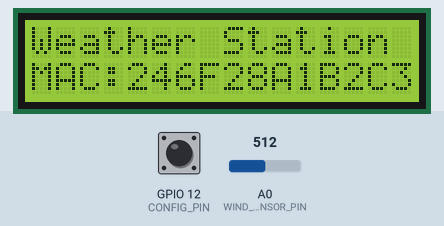
Recording of a sketch running on a simulated ESP8266 (NodeMCU). Shown: 16×2 character LCD. The inputs (shaded band) are chosen by the test bench; at power-on: A0 (WIND_SENSOR_PIN) = 512, GPIO 12 (CONFIG_PIN) HIGH. WiFi joins after 1.5 s; servers stay silent unless stated; uploads are accepted with an empty reply; what the sketch prints to the serial monitor is not drawn.

Above: at 2.2 s.
At 11.6 s:
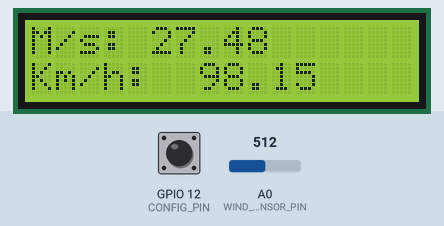
11.7 s: A0 (WIND_SENSOR_PIN) set to 716
14.7 s: A0 (WIND_SENSOR_PIN) set to 900
At 18.4 s:
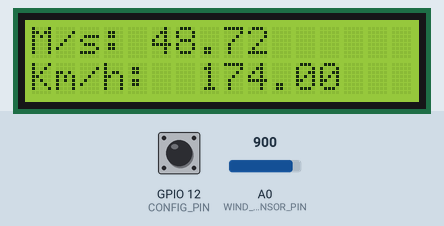
Timing chart, 0 to 19.9 s (numbered marks = the images above; inputs shaded):
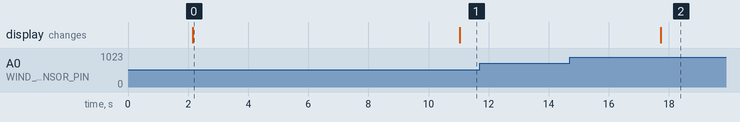

The sketch:

anemometer.ino
```cpp
// Código para anemómetro HWFS-1

#include <ESP8266WiFi.h>        // libreria para el wifi
#include <ESP8266HTTPClient.h>  // libreria httpclient
#include <WiFiClientSecure.h>  // Esto para el permitir https
// Esto es para el el LCD 16x2
#include <Wire.h>
#include <LiquidCrystal_I2C.h>
// Dirección I2C común: 0x27 o 0x3F
// LiquidCrystal_I2C lcd(0x27, 16, 2);  // PARA DIRECCION 0x27
LiquidCrystal_I2C lcd(0x3F, 16, 2);     // PARA DIRECCION 0x3F

#define CONFIG_PIN 12  // GPIO12 osea D6 mostrado en la placa OJO  // Pin que selecciona URL

// Único pin analógico del ESP8266
#define WIND_SENSOR_PIN A0

// Declara apiBaseUrl como puntero a char normal, no const
const char* apiBaseUrl;

// Evitamos la posibilidad de que suba a 4V, máx 3.3v en A0
const float DIVIDER_FACTOR = 0.825;

// Contador de tiempo para la llamada API
int contadorAPI = 0;

// Variable a usar para el cambio de estado del pin 12 (GPIO12 osea D6)
// y poder conectar o desconectar el pin y el cambio se haga al vuelo
static bool lastState = HIGH;

String deviceId; // define variable para poder identificar dispositivo en backend

// Offset medido con el sensor quieto y conectado al ESP
// (al estar quieto sin moverse hay veces que se muestra un valor residual)
const float OFFSET_VOLTAGE = 0.039;

void setup() {
  Serial.begin(9600);
    // Para seleccionar apiBaseUrl según D5 si está conectado a masa o no
  pinMode(CONFIG_PIN, INPUT_PULLUP);
  // Guarda el estado ACTUAL del pin como estado inicial
  lastState = digitalRead(CONFIG_PIN);

  if(digitalRead(CONFIG_PIN) == LOW){
      apiBaseUrl = "http://192.168.0.20:5000/api/v1/"; // LOCAL
  } else {
      apiBaseUrl = "https://weatherstation-hyck.onrender.com/api/v1/"; // REMOTO
  }

  Serial.print("API URL seleccionada: ");
  Serial.println(apiBaseUrl);

  // Para el LCD
  lcd.init();
  lcd.backlight();
  lcd.clear();
  lcd.setCursor(0, 0); // Columna 0, línea 0
  lcd.print("Weather Station");
  lcd.setCursor(0, 1); // Columna 0, línea 1
  lcd.print("Booting ...");

  WiFi.begin("vodafone3CAA", "NZWR3LH9ACXPR4"); // poner nombre wifi y contraseña

  while (WiFi.status() != WL_CONNECTED) {
    delay(1000);
    Serial.println("Conectando a la red WiFi...");
  }

  Serial.println("Conexión WiFi establecida");

  Serial.print("IP del ESP8266: "); // DATO INFORMATIVO SIN MAS
  Serial.println(WiFi.localIP());

  lcd.setCursor(0, 1);            // Columna 0, línea 1
  deviceId = WiFi.macAddress();   // "84:F3:EB:AB:12:34" (por ejemplo)
  deviceId.replace(":", "");      // eliminar los dos puntos ya que si no la MAC no entra en una línea
  lcd.print("MAC:" + deviceId);
  Serial.println("MAC: " + deviceId);


  delay(3000);
}

void loop() {
  checkConfigPin(); // Comprobar si se ha conectado el D6 para cambiar de local a https

  // -------- PROMEDIO EN LAS LECTURAS ----------
  int analogValue = 0;
  for (int i = 0; i < 10; i++) {
    analogValue += analogRead(WIND_SENSOR_PIN);
    delay(2);
  }
  analogValue /= 10;

  // -------- VOLTAJE ----------
  float voltage = analogValue * 3.3 / 1023.0;
  voltage = voltage / DIVIDER_FACTOR;

  // -------- RESTAR OFFSET ----------
  voltage -= OFFSET_VOLTAGE;
  if (voltage < 0.0) voltage = 0.0;

  // -------- VELOCIDAD ----------
  float windSpeedMS = voltage * 14.0;
  float windSpeedKMH = voltage * 50.0;

  // -------- ELIMINAR VELOCIDAD RESIDUAL (A VECES MUESTRA 0.01KM/H) POR ----------
  //      redondeos internos del float
  //      multiplicación por 50.0
  //      ruido mínimo de ±1 en la lectura ADC
  if (windSpeedMS < 0.02) windSpeedMS = 0.0;
  if (windSpeedKMH < 0.05) windSpeedKMH = 0.0;

  // -------- SALIDA ----------
  Serial.print("Voltaje ajustado: ");
  Serial.print(voltage, 3);
  Serial.print(" V | Velocidad viento: ");
  Serial.print(windSpeedMS, 2);
  Serial.print(" m/s | ");
  Serial.print(windSpeedKMH, 2);
  Serial.println(" km/h");

    if (contadorAPI >= 5000) {

        // float temperature_data = windSpeedMS;
        // float humidity_data = windSpeedKMH;
        Serial.print("m/s: ");
        Serial.println(windSpeedMS);
        Serial.print("Km/h: ");
        Serial.println(windSpeedKMH);
        // Salida a LCD
        lcd.clear();
        lcd.setCursor(0, 0);  // Columna 0, línea 0
        lcd.print("M/s: ");
        lcd.print(windSpeedMS);
        lcd.setCursor(0, 1);  // Columna 0. Línea 1
        lcd.print("Km/h:  ");
        lcd.print(windSpeedKMH);

        if (isnan(windSpeedMS) || isnan(windSpeedKMH)) {
            Serial.println("Error sensor Anemómetro");
            // Salida a LCD
            lcd.clear();
            lcd.setCursor(0, 0);
            lcd.print("Error :_(");

            delay(2000);
            return;
        }

        sendDataToApi(windSpeedMS, windSpeedKMH);
        contadorAPI = 0;
    } else {
        contadorAPI += 500;
    }

//   delay(5000);


  delay(500);
}

void sendDataToApi(float windSpeedMS, float windSpeedKMH) {
// WiFiClient client;
  WiFiClientSecure client;
  //   Versión que permite usar https, pero tenemos que conseguir el fingerprint de render.com. Para ello lo
  // conseguimos desde el Bash de Git en VSC poniendo:
  //     echo | openssl s_client -connect weatherstation-hyck.onrender.com:443 | openssl x509 -noout -fingerprint -sha1
  // OJO PONER EL RESULTADO SIN LOS ":"
  // EN RENDER SE CAMBIA EL FINGERPRINT CADA "X" MESES, POR LO QUE IGUAL NO FUNCIONA MÁS TARDE
  client.setFingerprint("A8EE4611100C0E7D4E9D25EB6350683045916B28");

  HTTPClient http;

  String url = String(apiBaseUrl) + "meassures";
  Serial.println("URL de solicitud: " + url);

  bool isHttps = url.startsWith("https");

//   http.begin(client, url);

  if (isHttps) {
      Serial.println("🔒 Modo HTTPS");

    //   WiFiClientSecure client;
      if (!http.begin(client, url)) {
        Serial.println("❌ Error iniciando conexión HTTPS");
        return;
      }

  } else {
      Serial.println("🔓 Modo HTTP local");

      WiFiClient client;
      if (!http.begin(client, url)) {
        Serial.println("❌ Error iniciando conexión HTTP");
        return;
      }
  }

//   http.addHeader("Authorization", apiKey);
  http.addHeader("Content-Type", "application/json");
  // http.addHeader("Authorization", "Bearer "+ deviceId);

  // Crear un objeto JSON con los datos a enviar en el body
  String jsonData =
    // "{\"device_id\": \"" + String(deviceId) + "\", \"m_s\": " + String(windSpeedMS) + ", \"km_s\": " + String(windSpeedKMH) + "}";
    "{\"device_id\": \"" + String(deviceId) + "\"," +
    "\"type\": \"devices\","+
    "\"description\": \"Anemomether\","+
    "\"data\": {"+
        "\"m/s\": " + String(windSpeedMS) + ","+
        "\"km/s\": " + String(windSpeedKMH) + "}" +
    "}";

  int httpCode = http.POST(jsonData);

  if (httpCode > 0) {
    if (httpCode >= 200 && httpCode < 300) {
      String payload = http.getString();
      Serial.println("Respuesta recibida: " + payload);
    } else {
      Serial.println("Error en la solicitud. Código de error: " + String(httpCode));
    }
  } else {
    Serial.println("Error en la conexión - " + String(http.errorToString(httpCode).c_str()));
  }

  http.end();
}

// Detecta si se ha hecho la conexión/desconexion del pin D6 a masa
// Para el cambio de local a https
void checkConfigPin() {
    bool current = digitalRead(CONFIG_PIN);
    delay(50); // anti rebotes
    current = digitalRead(CONFIG_PIN);

    if (current != lastState) {
        Serial.println("⚠️ Cambio detectado, reiniciando...");
        delay(500);
        ESP.restart();
    }

    lastState = current;
}
```

Measured:
- after the input at 11.7 s, every drawn part: stays the same
- after the input at 14.7 s, the display: changes after 3.0 s (image 2)
- what the display in image 0 shows lasts 8.9 s, from 2.1 s to 11.0 s
